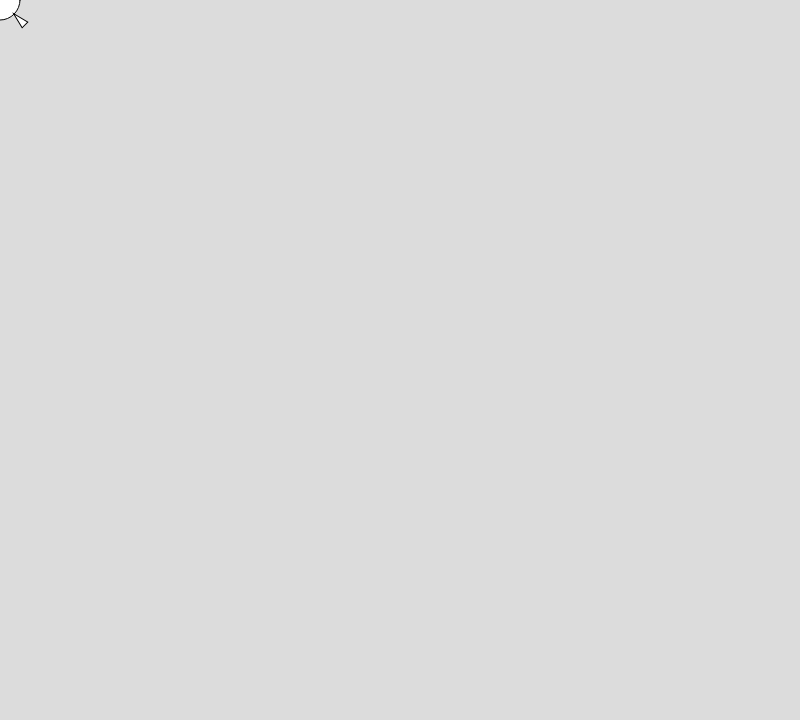
Frame 1 (no input)
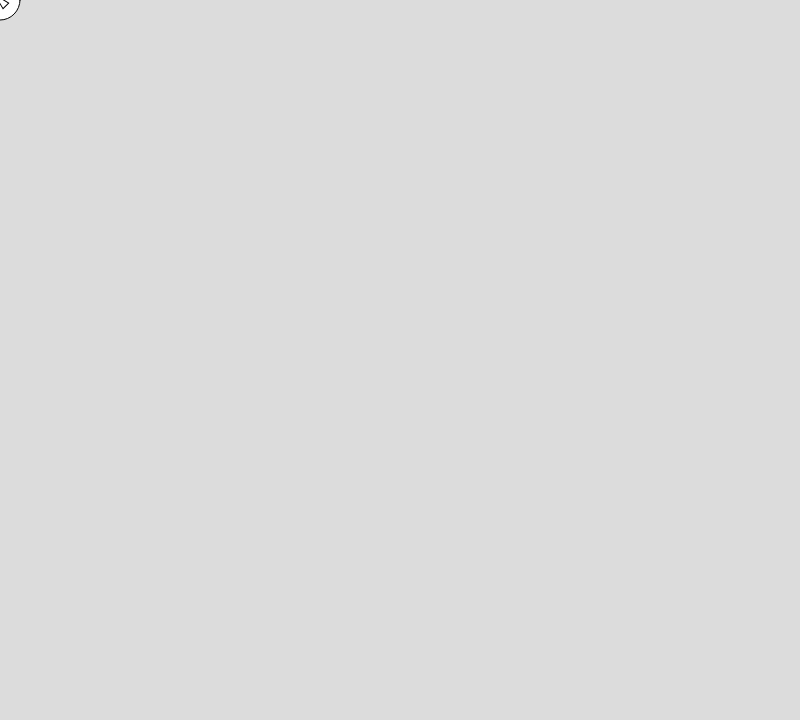
Frame 60 (no input)
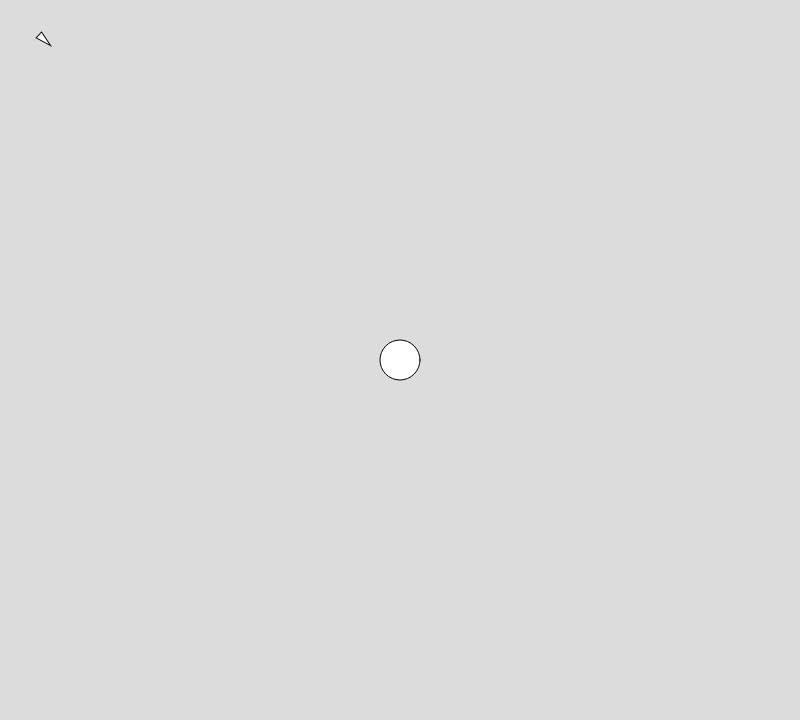
Frame 120 (the mouse pressed at the canvas centre since frame 60)

The p5.js sketch that drew these frames (run headless with seeded random() and noise() and a simulated clock; from frame 60 on, the mouse is pressed at the canvas centre):

// p5.js sketch
// ── sketch.js
var target;
var startPos;
var diam; // diameter of target
var rocket;

var gridscale = 10;

function setup() {
  createCanvas(800,720);
  diam = 40;
  startPos = createVector(20,20,0);
  rocket = new Rocket(startPos, startPos);
}

function draw() {
  background(220);

  // target
  ellipse(mouseX, mouseY, diam, diam)
  target = createVector(mouseX, mouseY);
  rocket.target = target;
  rocket.run();
}

// ── rocket.js

class Rocket {

  constructor(position) {
    this.acceleration = createVector(0,0,0);
    this.velocity = createVector(0,0,0);
    this.position = position.copy();
    this.r = 4;
    this.target;
    this.maxSpeed = 6.0;
    this.maxForce = 1.0;
    this.size = 2.0;
  }

  run() {
    // draw me!
    this.update();
    this.display();
  }

  update() {
    var x = floor(this.position.x / gridscale);
    var y = floor(this.position.y / gridscale);
    x = constrain(x, 0, width / gridscale - 1); // Make sure we are not off the edge
    y = constrain(y, 0, height / gridscale - 1); // Make sure we are not off the edge

    // apply steering force
    this.seek();

    this.velocity.add(this.acceleration);
    this.velocity.limit(this.maxSpeed);
    this.position.add(this.velocity);
    this.acceleration.mult(0); // take acc back down to zero
  }

  seek() {
    var desired = p5.Vector.sub(this.target, this.position);
    desired.normalize();
    desired.limit(this.maxSpeed);

    var steer = p5.Vector.sub(desired, this.velocity);
    steer.limit(this.maxForce);
    
    // apply force
    this.acceleration.add(steer);
  }

  display() {
    var theta = this.velocity.heading() + PI/2;
    fill(255);
    stroke(0);
    push();
    translate(this.position.x,this.position.y);
    rotate(theta);
    beginShape();
    vertex(0, -this.r*2);
    vertex(-this.r, this.r*2);
    vertex(this.r, this.r*2);
    endShape(CLOSE);
    pop();
  }
}
